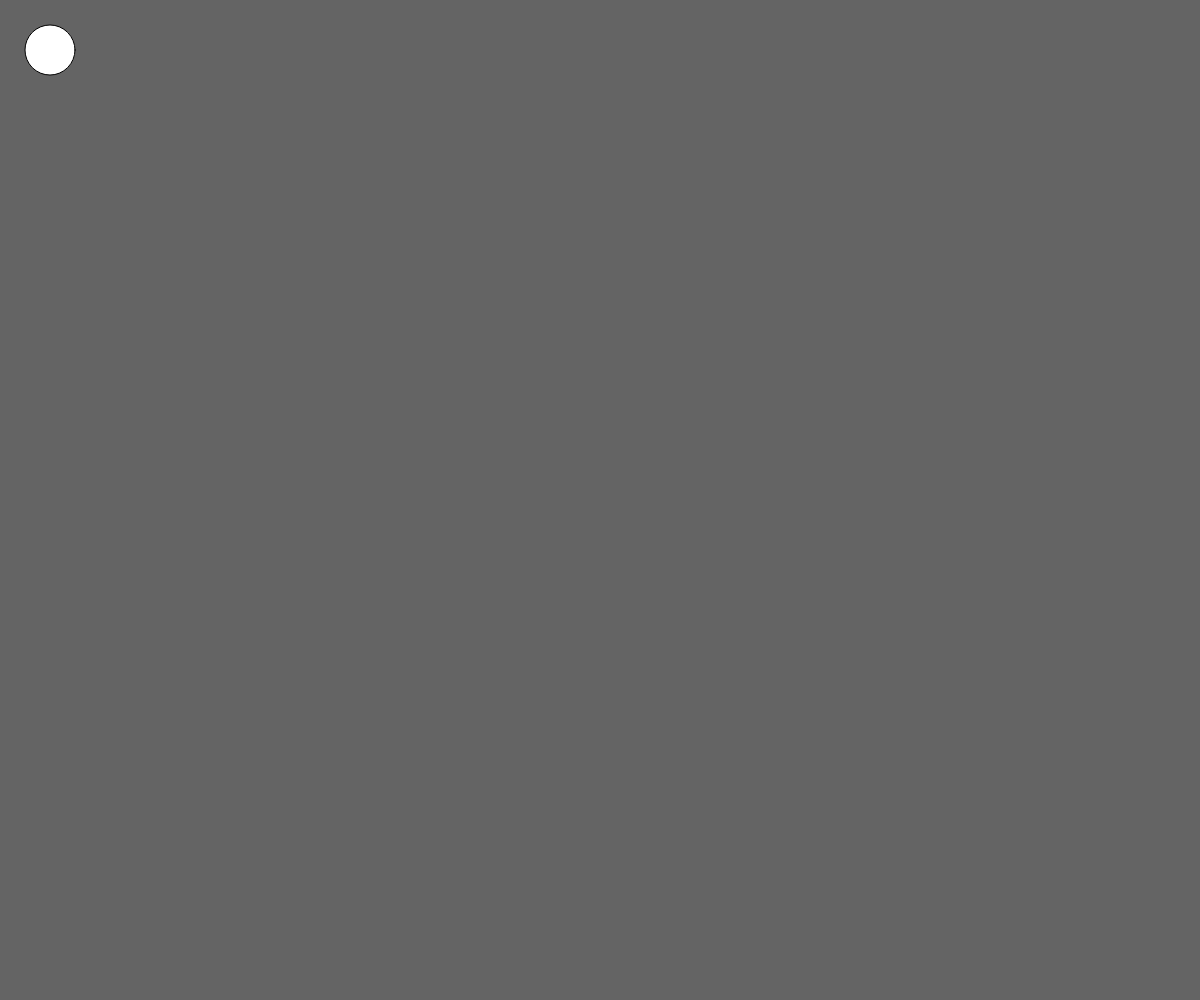
Frame 1 (no input)
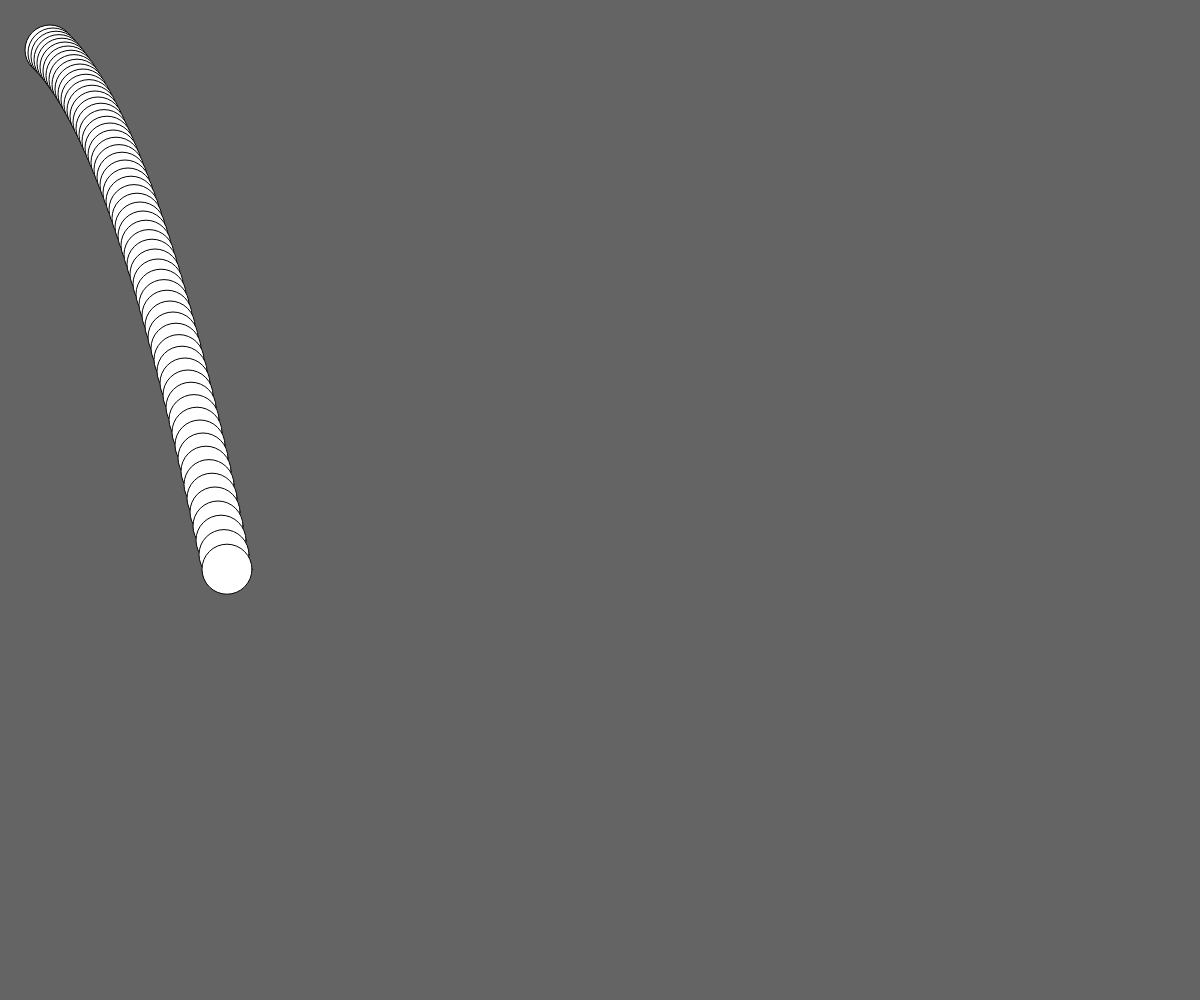
Frame 60 (no input)
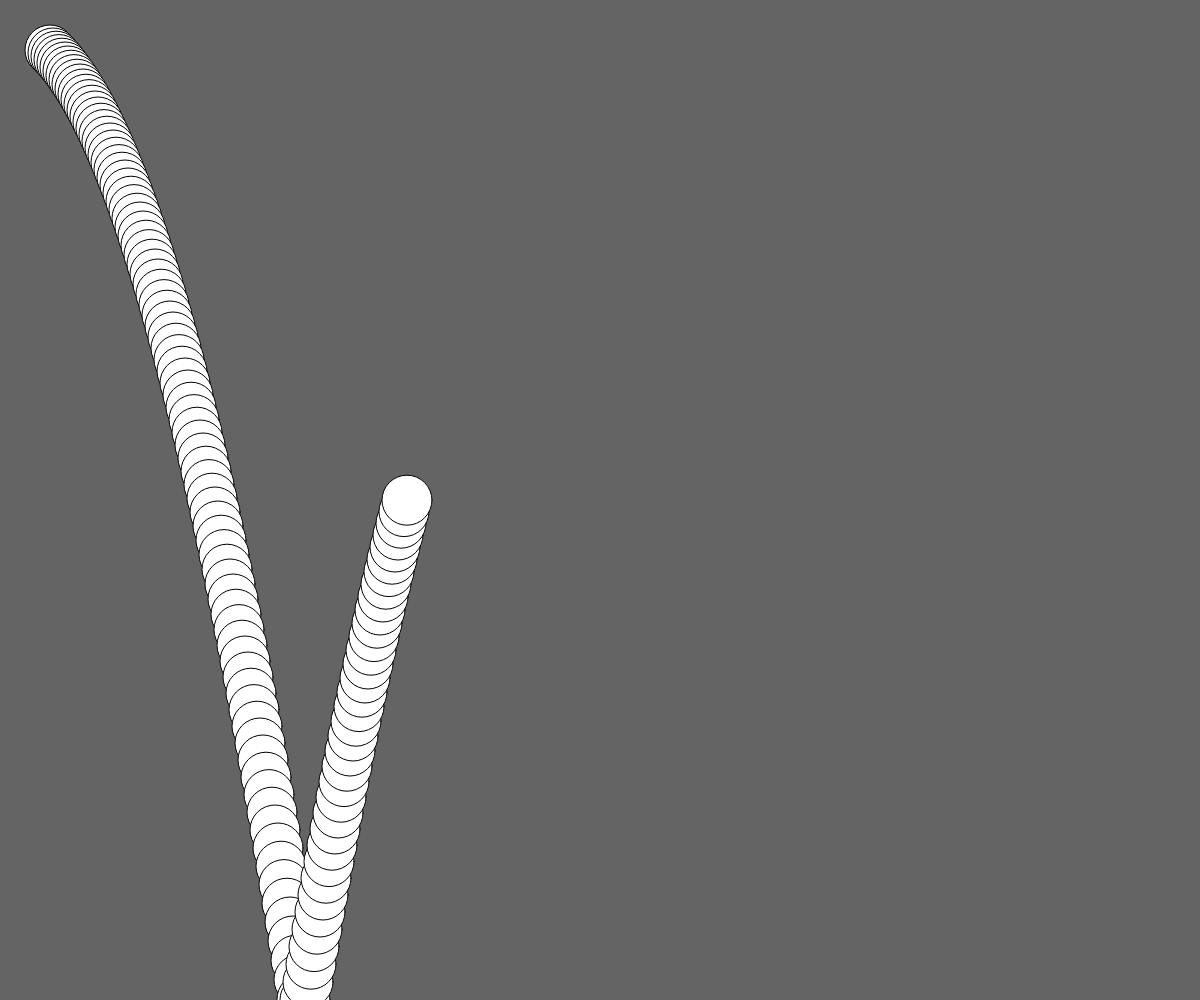
Frame 120 (the mouse pressed at the canvas centre since frame 60)

The p5.js sketch that drew these frames (run headless with seeded random() and noise() and a simulated clock; from frame 60 on, the mouse is pressed at the canvas centre):

// p5.js sketch
// ── sketch.js
function setup() {
	createCanvas(windowWidth, windowHeight);
	background(100); //0:balck
}

let x = 50, y = 50;
let vx = 3, vy = 3;
p = 0.9

function draw() {
	//background(100);
	ellipse(x, y, 50);
	x = x + vx;
	y = y + vy;
	vy += 0.2;
	if (y > height){
		vy = -vy * p; //ball bounce
		y = height; //Avoid p is too small to cause the ball stick at the bottom.
	}
}
